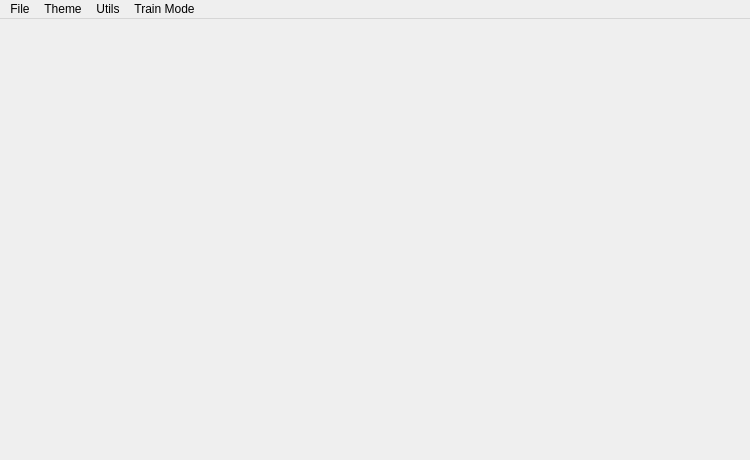
<?xml version="1.0" encoding="UTF-8"?>
<ui version="4.0">
 <class>MainWindow</class>
 <widget class="QMainWindow" name="MainWindow">
  <property name="geometry">
   <rect>
    <x>0</x>
    <y>0</y>
    <width>750</width>
    <height>460</height>
   </rect>
  </property>
  <property name="windowTitle">
   <string>MainWindow</string>
  </property>
  <widget class="QWidget" name="centralwidget">
   <layout class="QVBoxLayout" name="verticalLayout">
    <property name="leftMargin">
     <number>0</number>
    </property>
    <property name="topMargin">
     <number>9</number>
    </property>
    <property name="rightMargin">
     <number>0</number>
    </property>
    <property name="bottomMargin">
     <number>0</number>
    </property>
   </layout>
  </widget>
  <widget class="QMenuBar" name="menubar">
   <property name="geometry">
    <rect>
     <x>0</x>
     <y>0</y>
     <width>750</width>
     <height>21</height>
    </rect>
   </property>
   <widget class="QMenu" name="menuFile">
    <property name="title">
     <string>File</string>
    </property>
    <addaction name="save_toml"/>
    <addaction name="load_toml"/>
   </widget>
   <widget class="QMenu" name="menuTheme">
    <property name="title">
     <string>Theme</string>
    </property>
    <widget class="QMenu" name="dark_theme_menu">
     <property name="title">
      <string>Dark</string>
     </property>
    </widget>
    <widget class="QMenu" name="light_theme_menu">
     <property name="title">
      <string>Light</string>
     </property>
    </widget>
    <addaction name="dark_theme_menu"/>
    <addaction name="light_theme_menu"/>
    <addaction name="no_theme_action"/>
   </widget>
   <widget class="QMenu" name="menuUtils">
    <property name="title">
     <string>Utils</string>
    </property>
    <addaction name="lora_resize_action"/>
   </widget>
   <widget class="QMenu" name="menuTrainMode">
    <property name="title">
     <string>Train Mode</string>
    </property>
    <addaction name="set_train_lora_action"/>
    <addaction name="set_train_ti_action"/>
   </widget>
   <addaction name="menuFile"/>
   <addaction name="menuTheme"/>
   <addaction name="menuUtils"/>
   <addaction name="menuTrainMode"/>
  </widget>
  <action name="save_toml">
   <property name="text">
    <string>Save Toml</string>
   </property>
   <property name="shortcut">
    <string>Ctrl+S</string>
   </property>
  </action>
  <action name="load_toml">
   <property name="text">
    <string>Load Toml</string>
   </property>
   <property name="shortcut">
    <string>Ctrl+O</string>
   </property>
  </action>
  <action name="save_runtime_toml">
   <property name="text">
    <string>Save Runtime Toml</string>
   </property>
  </action>
  <action name="no_theme_action">
   <property name="text">
    <string>No Theme</string>
   </property>
  </action>
  <action name="lora_resize_action">
   <property name="text">
    <string>Lora Resize</string>
   </property>
  </action>
  <action name="set_train_lora_action">
   <property name="checkable">
    <bool>false</bool>
   </property>
   <property name="checked">
    <bool>false</bool>
   </property>
   <property name="text">
    <string>LoRA</string>
   </property>
  </action>
  <action name="set_train_ti_action">
   <property name="checkable">
    <bool>false</bool>
   </property>
   <property name="text">
    <string>Textual Inversion</string>
   </property>
  </action>
 </widget>
 <resources/>
 <connections/>
</ui>
